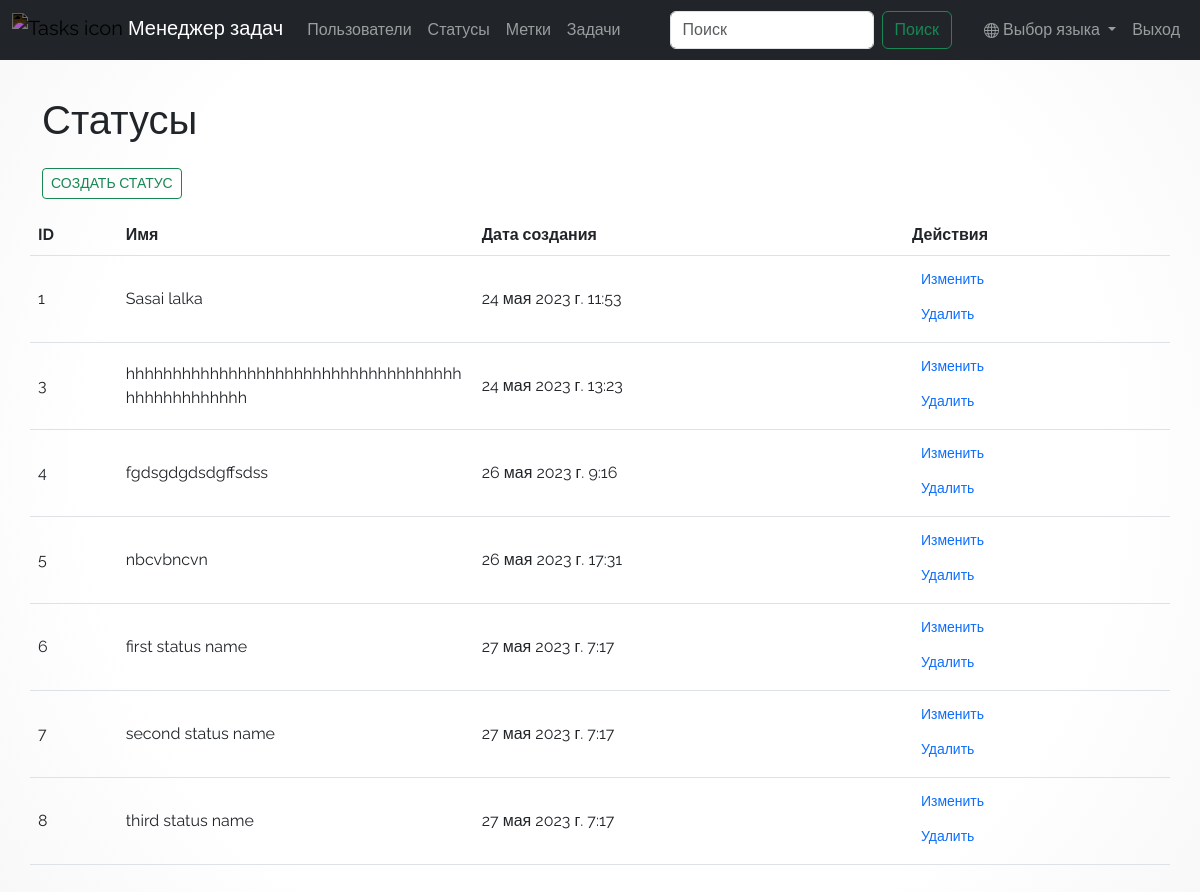
The app's page /statuses/ (signed in) with its own data.
### task_manager/statuses/models.py (models this page shows, shortened)
class Status(models.Model):
    name = models.CharField(
        max_length=50,
        unique=True,
        verbose_name=_("Status name "),
    )
    created_at = models.DateTimeField(
        auto_now_add=True,
        verbose_name=_("Created at "),
    )
    class Meta:
        verbose_name = _("Status")
        verbose_name_plural = _("Statuses")

### task_manager/statuses/views.py (the view)
# urls.py: path('', views.IndexView.as_view(), name='labels'),
class IndexView(LoginRequiredMixin, ListView):
    model = Status
    template_name = "statuses/index.html"
    login_url = reverse_lazy("user_login")
    paginate_by = 50
    def get_queryset(self):
        return Status.objects.all().order_by("id")

### task_manager/templates/statuses/index.html (shortened to what this page needs)
{% extends "base.html" %}
{% load i18n %}
{% block main %}
  <div>
    <h1 class="text-left mb-4">{% translate 'Statuses' %}</h1>
    <div class="row justify-content-center">
      <div class="col-12 text-left mb-3">
        <a class="btn btn-outline-success btn-sm col-auto text-uppercase" href="{% url 'status_create' %}">{% translate 'Create status' %}</a>
      </div>
      <table class="table table-hover mx-1 table-responsive-sm">
        <thead>
          <tr>
            <th>{% translate 'ID' %}</th>
            <th>{% translate 'Status name' %}</th>
            <th>{% translate 'Creation date' %}</th>
            <th>{% translate 'Actions' %}</th>
          </tr>
        </thead>
        {% for status in object_list %}
          <tr>
            <td class="align-middle">{{ status.id }}</td>
            <td class="align-middle wrapped-word">{{ status.name }}</td>
            <td class="align-middle">{{ status.created_at }}</td>
            <td class="align-middle">
              <a href="{% url 'status_update' id=status.id %}" class="btn btn-link d-flex btn-sm mb-1" rel="nofollow">{% translate 'Update' %}</a>
              <a href="{% url 'status_delete' id=status.id %}" class="btn btn-link d-flex btn-sm mb-1" rel="nofollow">{% translate 'Delete' %}</a>
            </td>
          </tr>
        {% endfor %}
      </table>
    </div>
  </div>
{% endblock %}

### task_manager/templates/base.html (style rules this page uses)
body { padding-top: 5rem; background: radial-gradient(circle, hsla(0, 0%, 100%, 1) 67%, hsla(0, 0%, 97%, 1) 100%); font-family: 'Raleway', sans-serif; }
.btn-link { text-decoration: none !important }

### task_manager/templates/statuses/index.html (style rules this page uses)
.wrapped-word { word-wrap: break-word; min-width: 100px; max-width: 130px; }

### records on screen
Status: id "1", name "Sasai lalka", created_at "24 мая 2023 г. 11:53"
Status: id "3", name "hhhhhhhhhhhhhhhhhhhhhhhhhhhhhhhhhhhhhhhhhhhhhhhhh", created_at "24 мая 2023 г. 13:23"
Status: id "4", name "fgdsgdgdsdgffsdss", created_at "26 мая 2023 г. 9:16"
Status: id "5", name "nbcvbncvn", created_at "26 мая 2023 г. 17:31"
Status: id "6", name "first status name", created_at "27 мая 2023 г. 7:17"
Status: id "7", name "second status name", created_at "27 мая 2023 г. 7:17"
Status: id "8", name "third status name", created_at "27 мая 2023 г. 7:17"
